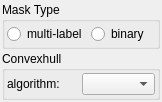
<?xml version="1.0" encoding="UTF-8"?>
<ui version="4.0">
 <class>ConvexHullWidget</class>
 <widget class="QWidget" name="ConvexHullWidget">
  <property name="geometry">
   <rect>
    <x>0</x>
    <y>0</y>
    <width>162</width>
    <height>78</height>
   </rect>
  </property>
  <property name="windowTitle">
   <string>Form</string>
  </property>
  <layout class="QVBoxLayout" name="verticalLayout_2">
   <property name="spacing">
    <number>2</number>
   </property>
   <property name="leftMargin">
    <number>2</number>
   </property>
   <property name="topMargin">
    <number>2</number>
   </property>
   <property name="rightMargin">
    <number>2</number>
   </property>
   <property name="bottomMargin">
    <number>2</number>
   </property>
   <item>
    <widget class="QGroupBox" name="groupBox">
     <property name="title">
      <string>Mask Type</string>
     </property>
     <layout class="QHBoxLayout" name="horizontalLayout">
      <property name="spacing">
       <number>4</number>
      </property>
      <property name="leftMargin">
       <number>2</number>
      </property>
      <property name="topMargin">
       <number>2</number>
      </property>
      <property name="rightMargin">
       <number>2</number>
      </property>
      <property name="bottomMargin">
       <number>2</number>
      </property>
      <item>
       <widget class="QRadioButton" name="multiRadio">
        <property name="text">
         <string>multi-label</string>
        </property>
       </widget>
      </item>
      <item>
       <widget class="QRadioButton" name="binaryRadio">
        <property name="text">
         <string>binary</string>
        </property>
       </widget>
      </item>
     </layout>
    </widget>
   </item>
   <item>
    <widget class="QGroupBox" name="groupBox_2">
     <property name="title">
      <string>Convexhull</string>
     </property>
     <layout class="QHBoxLayout" name="horizontalLayout_2">
      <property name="spacing">
       <number>2</number>
      </property>
      <property name="leftMargin">
       <number>2</number>
      </property>
      <property name="topMargin">
       <number>2</number>
      </property>
      <property name="rightMargin">
       <number>2</number>
      </property>
      <property name="bottomMargin">
       <number>2</number>
      </property>
      <item>
       <widget class="QLabel" name="label">
        <property name="text">
         <string>algorithm:</string>
        </property>
       </widget>
      </item>
      <item>
       <widget class="QComboBox" name="comboBox"/>
      </item>
     </layout>
    </widget>
   </item>
  </layout>
 </widget>
 <resources/>
 <connections/>
</ui>
